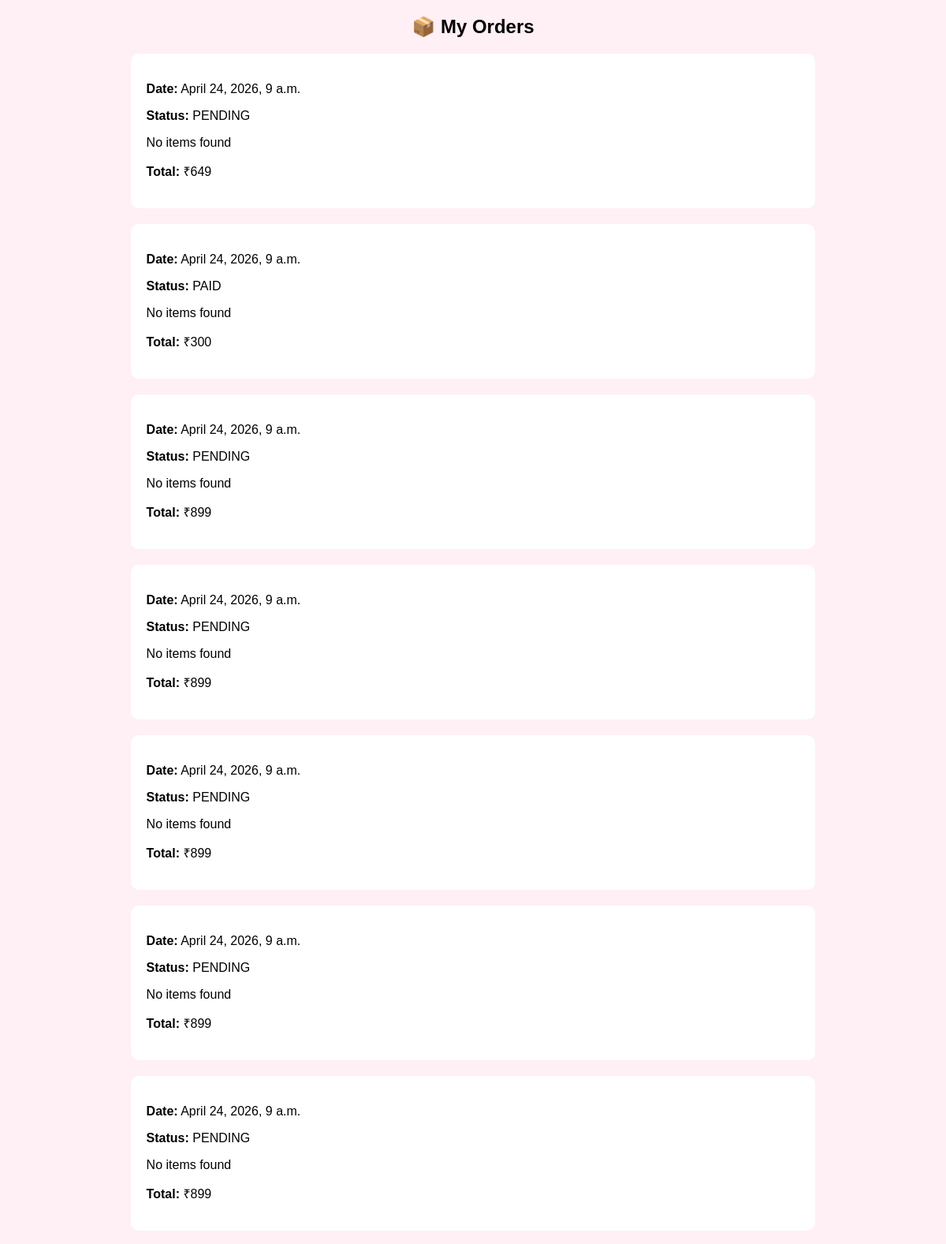
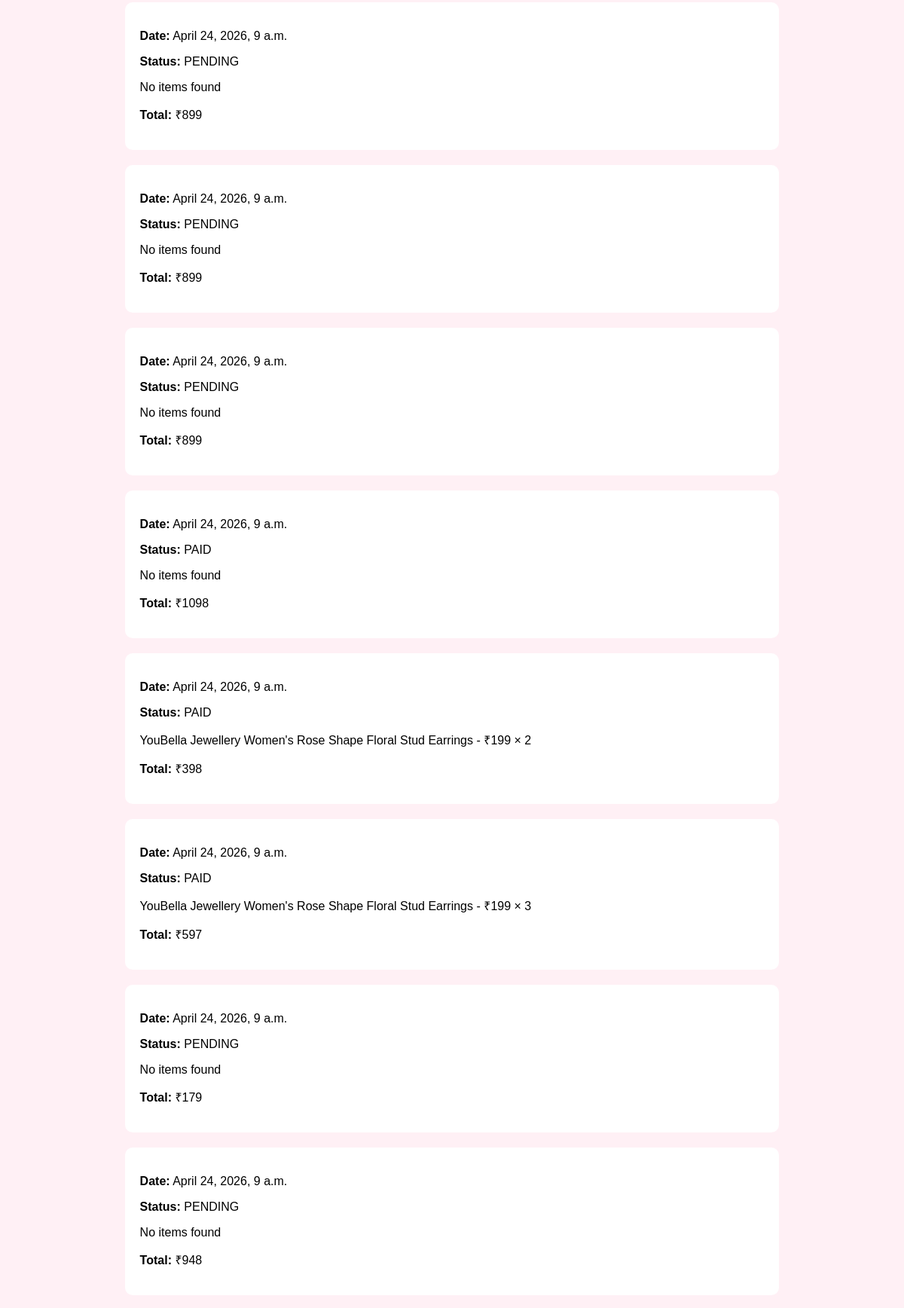
Screenshot of /orders/ (signed in, upper part) with the database file from the repository (2 pictures, top to bottom).
### cutestore/models.py (models this page shows, shortened)
class Order(models.Model):
    user = models.ForeignKey(User, on_delete=models.CASCADE)
    total_amount = models.IntegerField(default=0)
    name = models.CharField(max_length=100, null=True, blank=True)
    address = models.TextField(null=True, blank=True)
    phone = models.CharField(max_length=15, null=True, blank=True)
    payment_method = models.CharField(max_length=20, null=True, blank=True)
    status = models.CharField(
        max_length=20,
        choices=[
            ('PENDING', 'Pending'),
            ('PAID', 'Paid'),
            ('CANCELLED', 'Cancelled'),
        ],
        default='PENDING'
    )
    created_at = models.DateTimeField(auto_now_add=True)

class OrderItem(models.Model):
    order = models.ForeignKey(Order, on_delete=models.CASCADE)
    product = models.ForeignKey(Product, on_delete=models.CASCADE)
    quantity = models.IntegerField()
    price = models.IntegerField()

class Product(models.Model):
    name = models.CharField(max_length=100)
    price = models.IntegerField()
    description = models.TextField()
    image = models.ImageField(upload_to='products/')

### cutestore/views.py (the view)
# urls.py: path('orders/', views.order_history, name='orders'),
def order_history(request):
    if not request.user.is_authenticated:
        return redirect('login')
    orders = Order.objects.filter(user=request.user).order_by('-created_at')
    return render(request, 'orders.html', {'orders': orders})

### cutestore/templates/orders.html (shortened to what this page needs)
{% load static %}
<!DOCTYPE html>
<html>
<head>
    <link rel="stylesheet" href="{% static 'footer.css' %}">
</head>
<body>
<h2>📦 My Orders</h2>
{% for order in orders %}
    <div class="order-box">
        <p><strong>Date:</strong> {{ order.created_at }}</p>
        <p><strong>Status:</strong> {{ order.status }}</p>
        {% for item in order.orderitem_set.all %}
            <div>
                {{ item.product.name }} - ₹{{ item.price }} × {{ item.quantity }}
            </div>
        {% empty %}
            <p>No items found</p>
        {% endfor %}
        <p><strong>Total:</strong> ₹{{ order.total_amount }}</p>
    </div>
{% endfor %}
</body>
</html>

### cutestore/templates/orders.html (style rules this page uses)
body { font-family: Arial; background-color: #fff0f5; }
h2 { text-align: center; }
.order-box { width: 70%; margin: auto; background: white; padding: 20px; margin-top: 20px; border-radius: 10px; }

### rows the page displays
Order: created_at "April 24, 2026, 9 a.m.", status "PENDING", total_amount "649"
Order: created_at "April 24, 2026, 9 a.m.", status "PAID", total_amount "300"
Order: created_at "April 24, 2026, 9 a.m.", status "PENDING", total_amount "899"
Order: created_at "April 24, 2026, 9 a.m.", status "PENDING", total_amount "899"
Order: created_at "April 24, 2026, 9 a.m.", status "PENDING", total_amount "899"
Order: created_at "April 24, 2026, 9 a.m.", status "PENDING", total_amount "899"
Order: created_at "April 24, 2026, 9 a.m.", status "PENDING", total_amount "899"
Order: created_at "April 24, 2026, 9 a.m.", status "PENDING", total_amount "899"
Order: created_at "April 24, 2026, 9 a.m.", status "PENDING", total_amount "899"
Order: created_at "April 24, 2026, 9 a.m.", status "PENDING", total_amount "899"
Order: created_at "April 24, 2026, 9 a.m.", status "PAID", total_amount "1098"
Order: created_at "April 24, 2026, 9 a.m.", status "PAID", total_amount "398"
OrderItem: product.name "YouBella Jewellery Women's Rose Shape Floral Stud Earrings", price "199", quantity "2"
Order: created_at "April 24, 2026, 9 a.m.", status "PAID", total_amount "597"
OrderItem: product.name "YouBella Jewellery Women's Rose Shape Floral Stud Earrings", price "199", quantity "3"
Order: created_at "April 24, 2026, 9 a.m.", status "PENDING", total_amount "179"
Order: created_at "April 24, 2026, 9 a.m.", status "PENDING", total_amount "948"
